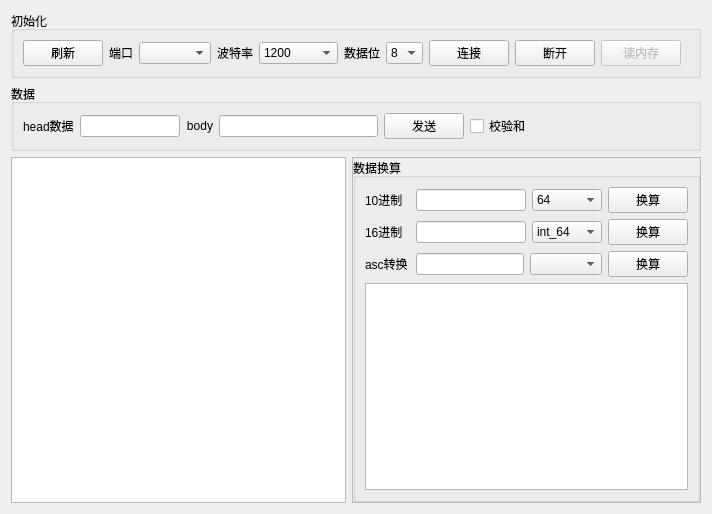
<?xml version="1.0" encoding="UTF-8"?>
<ui version="4.0">
 <class>dataShowForm</class>
 <widget class="QWidget" name="dataShowForm">
  <property name="geometry">
   <rect>
    <x>0</x>
    <y>0</y>
    <width>712</width>
    <height>514</height>
   </rect>
  </property>
  <property name="windowTitle">
   <string>Form</string>
  </property>
  <layout class="QGridLayout" name="gridLayout">
   <item row="0" column="0" colspan="2">
    <widget class="QGroupBox" name="groupBox_2">
     <property name="title">
      <string>初始化</string>
     </property>
     <layout class="QHBoxLayout" name="horizontalLayout_5">
      <item>
       <widget class="QPushButton" name="pushButton_shuaxin">
        <property name="text">
         <string>刷新</string>
        </property>
       </widget>
      </item>
      <item>
       <widget class="QLabel" name="label">
        <property name="text">
         <string>端口</string>
        </property>
       </widget>
      </item>
      <item>
       <widget class="QComboBox" name="comboBox_port"/>
      </item>
      <item>
       <widget class="QLabel" name="label_7">
        <property name="text">
         <string>波特率</string>
        </property>
        <property name="alignment">
         <set>Qt::AlignRight|Qt::AlignTrailing|Qt::AlignVCenter</set>
        </property>
       </widget>
      </item>
      <item>
       <widget class="QComboBox" name="comboBox_BaudRate">
        <property name="currentIndex">
         <number>0</number>
        </property>
        <item>
         <property name="text">
          <string>1200</string>
         </property>
        </item>
        <item>
         <property name="text">
          <string>2400</string>
         </property>
        </item>
        <item>
         <property name="text">
          <string>4800</string>
         </property>
        </item>
        <item>
         <property name="text">
          <string>9600</string>
         </property>
        </item>
        <item>
         <property name="text">
          <string>19200</string>
         </property>
        </item>
        <item>
         <property name="text">
          <string>38400</string>
         </property>
        </item>
        <item>
         <property name="text">
          <string>57600</string>
         </property>
        </item>
        <item>
         <property name="text">
          <string>115200</string>
         </property>
        </item>
        <item>
         <property name="text">
          <string>2560000</string>
         </property>
        </item>
       </widget>
      </item>
      <item>
       <widget class="QLabel" name="label_8">
        <property name="text">
         <string>数据位</string>
        </property>
        <property name="alignment">
         <set>Qt::AlignRight|Qt::AlignTrailing|Qt::AlignVCenter</set>
        </property>
       </widget>
      </item>
      <item>
       <widget class="QComboBox" name="comboBox_databit">
        <property name="currentIndex">
         <number>3</number>
        </property>
        <item>
         <property name="text">
          <string>5</string>
         </property>
        </item>
        <item>
         <property name="text">
          <string>6</string>
         </property>
        </item>
        <item>
         <property name="text">
          <string>7</string>
         </property>
        </item>
        <item>
         <property name="text">
          <string>8</string>
         </property>
        </item>
       </widget>
      </item>
      <item>
       <widget class="QPushButton" name="pushButton_connect">
        <property name="text">
         <string>连接</string>
        </property>
       </widget>
      </item>
      <item>
       <widget class="QPushButton" name="pushButton_disconnect">
        <property name="text">
         <string>断开</string>
        </property>
       </widget>
      </item>
      <item>
       <widget class="QPushButton" name="pushButton_readMemory">
        <property name="enabled">
         <bool>false</bool>
        </property>
        <property name="text">
         <string>读内存</string>
        </property>
       </widget>
      </item>
      <item>
       <spacer name="horizontalSpacer">
        <property name="orientation">
         <enum>Qt::Horizontal</enum>
        </property>
        <property name="sizeHint" stdset="0">
         <size>
          <width>40</width>
          <height>20</height>
         </size>
        </property>
       </spacer>
      </item>
     </layout>
    </widget>
   </item>
   <item row="1" column="0" colspan="2">
    <widget class="QGroupBox" name="groupBox_3">
     <property name="title">
      <string>数据</string>
     </property>
     <layout class="QHBoxLayout" name="horizontalLayout_4">
      <item>
       <widget class="QLabel" name="label_2">
        <property name="text">
         <string>head数据</string>
        </property>
       </widget>
      </item>
      <item>
       <widget class="QLineEdit" name="lineEdit_data">
        <property name="maximumSize">
         <size>
          <width>100</width>
          <height>16777215</height>
         </size>
        </property>
       </widget>
      </item>
      <item>
       <widget class="QLabel" name="label_3">
        <property name="text">
         <string>body</string>
        </property>
        <property name="alignment">
         <set>Qt::AlignRight|Qt::AlignTrailing|Qt::AlignVCenter</set>
        </property>
       </widget>
      </item>
      <item>
       <widget class="QLineEdit" name="lineEdit_body"/>
      </item>
      <item>
       <widget class="QPushButton" name="pushButton_send">
        <property name="text">
         <string>发送</string>
        </property>
       </widget>
      </item>
      <item>
       <widget class="QCheckBox" name="checkBox_jiaoyan">
        <property name="text">
         <string>校验和</string>
        </property>
       </widget>
      </item>
      <item>
       <spacer name="horizontalSpacer_2">
        <property name="orientation">
         <enum>Qt::Horizontal</enum>
        </property>
        <property name="sizeHint" stdset="0">
         <size>
          <width>40</width>
          <height>20</height>
         </size>
        </property>
       </spacer>
      </item>
     </layout>
    </widget>
   </item>
   <item row="2" column="0">
    <widget class="QTextEdit" name="textEdit_recv"/>
   </item>
   <item row="2" column="1">
    <widget class="QFrame" name="frame">
     <property name="minimumSize">
      <size>
       <width>200</width>
       <height>0</height>
      </size>
     </property>
     <property name="frameShape">
      <enum>QFrame::StyledPanel</enum>
     </property>
     <property name="frameShadow">
      <enum>QFrame::Raised</enum>
     </property>
     <layout class="QGridLayout" name="gridLayout_4">
      <property name="leftMargin">
       <number>0</number>
      </property>
      <property name="topMargin">
       <number>0</number>
      </property>
      <property name="rightMargin">
       <number>0</number>
      </property>
      <property name="bottomMargin">
       <number>0</number>
      </property>
      <property name="spacing">
       <number>0</number>
      </property>
      <item row="0" column="0">
       <widget class="QGroupBox" name="groupBox">
        <property name="title">
         <string>数据换算</string>
        </property>
        <layout class="QGridLayout" name="gridLayout_5">
         <item row="0" column="0">
          <layout class="QHBoxLayout" name="horizontalLayout">
           <property name="leftMargin">
            <number>0</number>
           </property>
           <property name="topMargin">
            <number>0</number>
           </property>
           <item>
            <widget class="QLabel" name="label_5">
             <property name="minimumSize">
              <size>
               <width>45</width>
               <height>0</height>
              </size>
             </property>
             <property name="text">
              <string>10进制</string>
             </property>
            </widget>
           </item>
           <item>
            <widget class="QLineEdit" name="lineEdit_sum_2"/>
           </item>
           <item>
            <widget class="QComboBox" name="comboBox_hex">
             <property name="minimumSize">
              <size>
               <width>70</width>
               <height>0</height>
              </size>
             </property>
             <item>
              <property name="text">
               <string>64</string>
              </property>
             </item>
             <item>
              <property name="text">
               <string>32</string>
              </property>
             </item>
             <item>
              <property name="text">
               <string>16</string>
              </property>
             </item>
             <item>
              <property name="text">
               <string>8</string>
              </property>
             </item>
             <item>
              <property name="text">
               <string>u64</string>
              </property>
             </item>
             <item>
              <property name="text">
               <string>u32</string>
              </property>
             </item>
             <item>
              <property name="text">
               <string>u16</string>
              </property>
             </item>
             <item>
              <property name="text">
               <string>u8</string>
              </property>
             </item>
            </widget>
           </item>
           <item>
            <widget class="QPushButton" name="pushButton_sum_2">
             <property name="text">
              <string>换算</string>
             </property>
            </widget>
           </item>
          </layout>
         </item>
         <item row="3" column="0">
          <widget class="QTextEdit" name="textEdit_sum"/>
         </item>
         <item row="1" column="0">
          <layout class="QHBoxLayout" name="horizontalLayout_2">
           <item>
            <widget class="QLabel" name="label_4">
             <property name="minimumSize">
              <size>
               <width>45</width>
               <height>0</height>
              </size>
             </property>
             <property name="text">
              <string>16进制</string>
             </property>
            </widget>
           </item>
           <item>
            <widget class="QLineEdit" name="lineEdit_sum"/>
           </item>
           <item>
            <widget class="QComboBox" name="comboBox_byte">
             <property name="minimumSize">
              <size>
               <width>70</width>
               <height>0</height>
              </size>
             </property>
             <item>
              <property name="text">
               <string>int_64</string>
              </property>
             </item>
             <item>
              <property name="text">
               <string>int_32</string>
              </property>
             </item>
             <item>
              <property name="text">
               <string>float</string>
              </property>
             </item>
             <item>
              <property name="text">
               <string>short</string>
              </property>
             </item>
             <item>
              <property name="text">
               <string>char</string>
              </property>
             </item>
             <item>
              <property name="text">
               <string>Asc</string>
              </property>
             </item>
             <item>
              <property name="text">
               <string>DEC</string>
              </property>
             </item>
             <item>
              <property name="text">
               <string>double</string>
              </property>
             </item>
            </widget>
           </item>
           <item>
            <widget class="QPushButton" name="pushButton_sum">
             <property name="text">
              <string>换算</string>
             </property>
            </widget>
           </item>
          </layout>
         </item>
         <item row="2" column="0">
          <layout class="QHBoxLayout" name="horizontalLayout_3">
           <property name="topMargin">
            <number>0</number>
           </property>
           <item>
            <widget class="QLabel" name="label_6">
             <property name="minimumSize">
              <size>
               <width>45</width>
               <height>0</height>
              </size>
             </property>
             <property name="text">
              <string>asc转换</string>
             </property>
            </widget>
           </item>
           <item>
            <widget class="QLineEdit" name="lineEdit_asc"/>
           </item>
           <item>
            <widget class="QComboBox" name="comboBox">
             <property name="minimumSize">
              <size>
               <width>70</width>
               <height>0</height>
              </size>
             </property>
            </widget>
           </item>
           <item>
            <widget class="QPushButton" name="pushButton_sum_asc">
             <property name="text">
              <string>换算</string>
             </property>
            </widget>
           </item>
          </layout>
         </item>
        </layout>
       </widget>
      </item>
     </layout>
    </widget>
   </item>
  </layout>
 </widget>
 <resources/>
 <connections/>
</ui>
